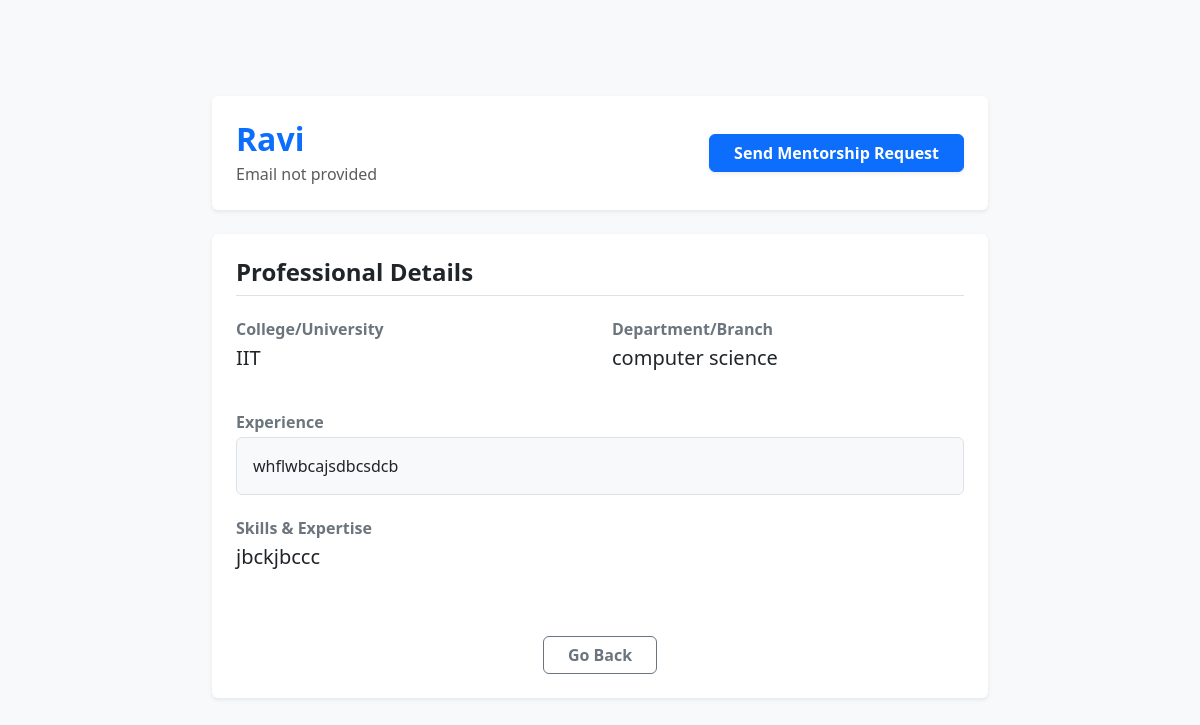
/teacher-profile/ravi/, run on the app's committed database.
### build/models.py (models this page shows, shortened)
class UserProfile(models.Model):
    username = models.CharField(max_length=100)
    password = models.CharField(max_length=100)
    role = models.CharField(
        max_length=10,
        choices=[
            ('student', 'Student'),
            ('teacher', 'Teacher')
        ]
    )

class Resume(models.Model):
    profile = models.OneToOneField(UserProfile, on_delete=models.CASCADE)
    name = models.CharField(max_length=100)
    email = models.EmailField()
    phone = models.CharField(max_length=20)
    experience = models.TextField()
    education = models.TextField()
    college = models.CharField(max_length=100)
    branch = models.CharField(max_length=50)
    skills = models.TextField()
    linkedin = models.URLField(max_length=200, null=True, blank=True)
    github = models.URLField(max_length=200, null=True, blank=True)
    summary = models.TextField(null=True, blank=True)
    projects = models.TextField(null=True, blank=True)
    certifications = models.TextField(null=True, blank=True)
    theme = models.CharField(max_length=10, default='1')

### build/views.py (the view)
# urls.py: path('teacher-profile/<str:username>/', views.teacher_profile, name='teacher_profile'),
def teacher_profile(request, username):
    teacher = UserProfile.objects.filter(username=username).first()
    teacher_resume = Resume.objects.filter(profile__username=username).first()
    return render(request, "teacher_profile.html", {
        "teacher": teacher,
        "resume": teacher_resume,
        "logged_in_user": request.session.get('username')
    })

### templates/teacher_profile.html (shortened to what this page needs)
<!DOCTYPE html>
<html>
<head>
    <link href="https://cdn.jsdelivr.net/npm/bootstrap@5.3.0/dist/css/bootstrap.min.css" rel="stylesheet">
</head>
<body class="bg-light"><div class="container mt-5 mb-5">
<div class="container py-5" style="max-width: 800px;">
    <div class="card shadow-sm border-0 mb-4">
        <div class="card-body d-flex justify-content-between align-items-center p-4">
            <div>
                <h2 class="fw-bold text-primary mb-1">{{ teacher.username|title }}</h2>
                <p class="text-muted mb-0"> {{ teacher.email|default:"Email not provided" }}</p>
            </div>
            <form method="POST" action="{% url 'research_request' %}" class="m-0">
                <button type="submit" class="btn btn-primary px-4 fw-bold shadow-sm">
                    Send Mentorship Request
                </button>
            </form>
        </div>
    </div>
    <div class="card shadow-sm border-0 p-4">
        <h4 class="fw-bold border-bottom pb-2 mb-4">Professional Details</h4>
        {% if resume %}
            <div class="row mb-4">
                <div class="col-md-6">
                    <h6 class="fw-bold text-secondary mb-1">College/University</h6>
                    <p class="fs-5">{{ resume.college }}</p>
                </div>
                <div class="col-md-6">
                    <h6 class="fw-bold text-secondary mb-1">Department/Branch</h6>
                    <p class="fs-5">{{ resume.branch }}</p>
                </div>
            </div>
            <div class="mb-4">
                <h6 class="fw-bold text-secondary mb-1">Experience</h6>
                <div class="bg-light p-3 rounded border">
                    <p class="mb-0" style="white-space: pre-wrap;">{{ resume.experience }}</p>
                </div>
            </div>
            <div class="mb-4">
                <h6 class="fw-bold text-secondary mb-1">Skills & Expertise</h6>
                <p class="fs-5">{{ resume.skills }}</p>
            </div>
        {% else %}
            <div class="alert alert-warning text-center">
                This faculty member has not updated their detailed profile yet.
            </div>
        {% endif %}
        <div class="text-center mt-4">
            <a href="javascript:history.back()" class="btn btn-outline-secondary px-4 fw-bold">Go Back</a>
        </div>
    </div>
</div>
</body>
</html>

### data on the page
UserProfile: username "Ravi"
Resume: college "IIT", branch "computer science", experience "whflwbcajsdbcsdcb", skills "jbckjbccc"

### other printed values
{{ teacher.email|default:"Email not provided" }} "Email not provided"
